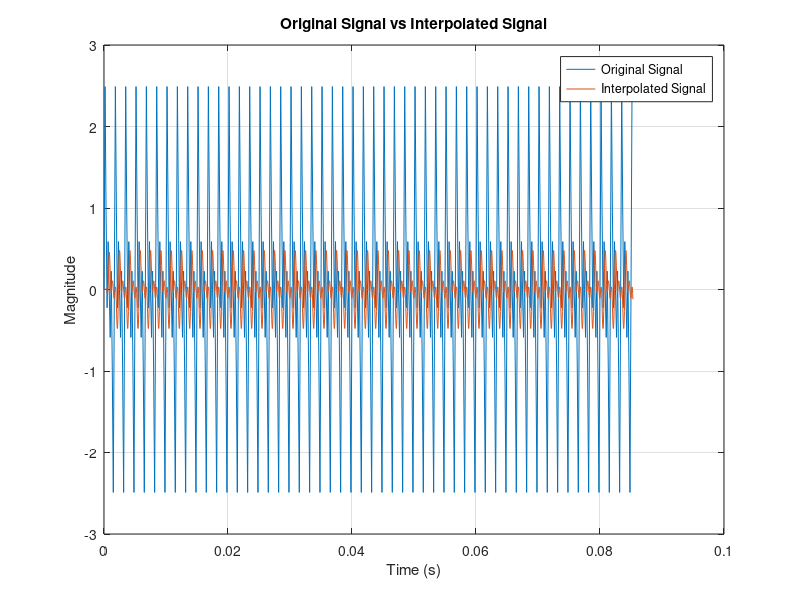
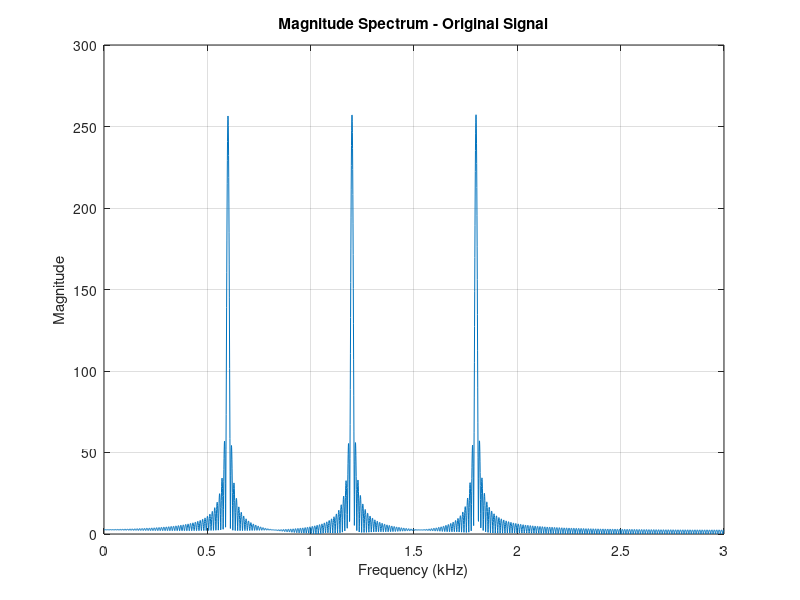
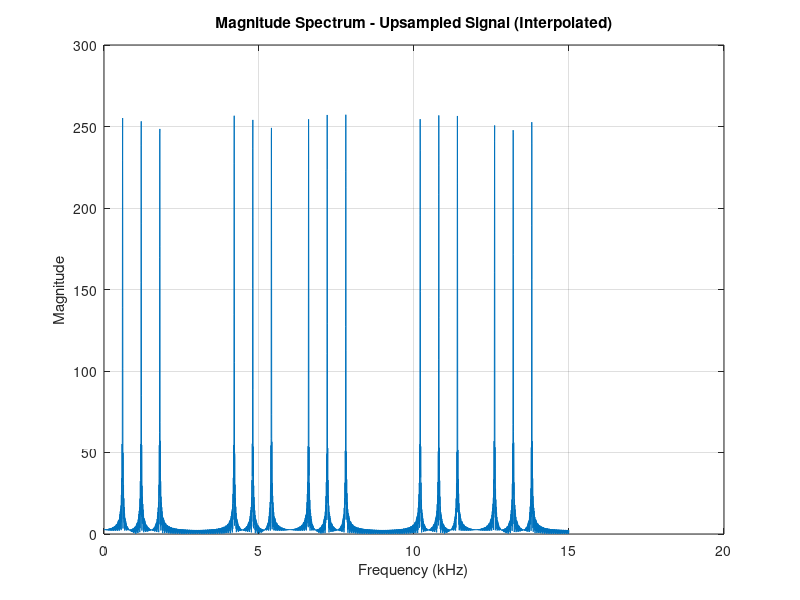
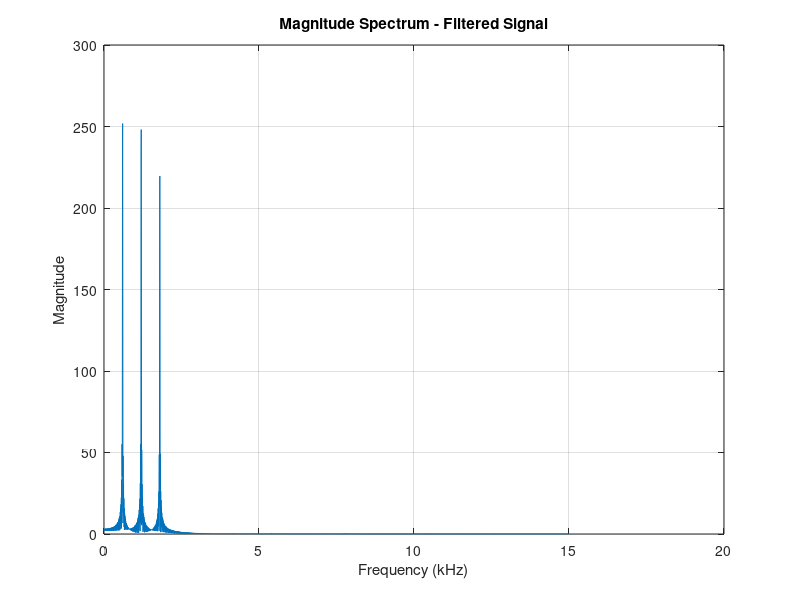

MATLAB code for these plots, in order:
% Jordan Cahill
% 27/02/2018

clear all; close all;

n = 512; % Number of samples
fs = 6000; % Sampling frequency (Hz)
N = 5; % Order of interpolation = (30 kHz/6 kHz) = 5
t = n/fs; % Time (0.0853s)
ff = 600; % Fundamental frequency (Hz)

% Create first three harmonics of 600 Hz
y1 = sin(2.*pi.*(0:n-1).*(ff/fs)); 
y2 = sin(2.*pi.*(0:n-1).*(ff*2/fs));
y3 = sin(2.*pi.*(0:n-1).*(ff*3/fs));

% Sum harmonics to create final wave
y = y1 + y2 + y3;

% Insert zero-value samples
yZ = zeros(n*N,1); % Zero vector with length N times of original signal
yZ(1:N:end) = y; % Insert original samples at N intervals

% Design and apply low pass filter
order = 40; % Order of filter
fc = fs/2; % Cut-off frequency (Hz)
r = 500; % Roll-off (Hz)
fc = fc - r; % 'Realistic' cut-off frequency (Hz)
Wn = fc/((fs*N)/2); % Normalised cut-off frequency (Hz)
F = fir1(order, Wn); % Design low pass filter

yF = filter(F,1,yZ); % Apply LPF

% Original signal & interpolated signal time axes
% Both signals use different time axes so must be scaled appopriately
t1 = 0:1/fs:(t-(1/fs));
t2 = 0:1/(fs*N):(t-(1/(fs*N))); % Frequency * Interpolation rate

% Plot original sample vs interpolated signal
plot(t1,y); hold on; plot(t2,yF); grid on;
title('Original Signal vs Interpolated Signal');
xlabel('Time (s)'); ylabel('Magnitude'); hold off;
legend('Original Signal','Interpolated Signal');

nFFT = 8192; % FFT with 8192 points

% Calculate magnitude spectrum for original signal
yOrg = fft(y, nFFT); % Calculate FFT of original signal with zero padding
dfOrg = fs/nFFT;
fOrg = (0:nFFT-1) * dfOrg;
% Plotting from DC -> fs/2, so we discard the second half
fOrg = fOrg(1:end/2); yOrg = yOrg(1:end/2);

% Plot magnitude spectrum for original signal
figure(2); plot(fOrg/1000, abs(yOrg));  grid on;
xlabel('Frequency (kHz)'); ylabel('Magnitude');
title('Magnitude Spectrum - Original Signal');

% Calculate magnitude spectrum for interpolated signal
yInt = fft(yZ, nFFT); % Calculate FFT of interpolated signal with zero padding
dfInt = (fs*N)/nFFT;
fInt = (0:nFFT-1) * dfInt; % Normalized frequency 
% Plotting from DC -> fs/2, so we discard the second half
yInt = yInt(1:end/2); fInt = fInt(1:end/2); 

% Plot magnitude spectrum for interpolated signal
figure(3); plot(fInt/1000, abs(yInt));  grid on;
xlabel('Frequency (kHz)'); ylabel('Magnitude');
title('Magnitude Spectrum - Upsampled Signal (Interpolated)');

% Calculate magnitude spectrum for filtered signal
yFil = fft(yF, nFFT); % Calculate FFT of filtered signal with zero padding
fFil = fInt; % Can be reused from filtered signal
% Plotting from DC -> fs/2, so we discard the second half
yFil = yFil(1:end/2);

% Plot magnitude spectrum for filtered signal
figure(4); plot(fFil/1000, abs(yFil));  grid on;
xlabel('Frequency (kHz)'); ylabel('Magnitude');
title('Magnitude Spectrum - Filtered Signal');


